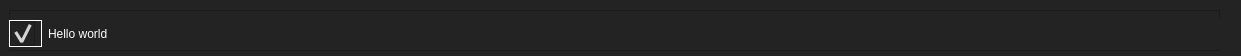
<?xml version="1.0" encoding="UTF-8"?>
<ui version="4.0">
 <class>Frame</class>
 <widget class="QFrame" name="Frame">
  <property name="geometry">
   <rect>
    <x>0</x>
    <y>0</y>
    <width>1241</width>
    <height>56</height>
   </rect>
  </property>
  <property name="windowTitle">
   <string>Frame</string>
  </property>
  <property name="styleSheet">
   <string notr="true">background-color: #232323;
color: rgb(255, 255, 255);</string>
  </property>
  <widget class="QFrame" name="item">
   <property name="geometry">
    <rect>
     <x>9</x>
     <y>10</y>
     <width>1211</width>
     <height>41</height>
    </rect>
   </property>
   <property name="frameShape">
    <enum>QFrame::Shape::StyledPanel</enum>
   </property>
   <property name="frameShadow">
    <enum>QFrame::Shadow::Raised</enum>
   </property>
   <widget class="QWidget" name="">
    <property name="geometry">
     <rect>
      <x>0</x>
      <y>8</y>
      <width>1211</width>
      <height>31</height>
     </rect>
    </property>
    <layout class="QHBoxLayout" name="horizontalLayout" stretch="0,3">
     <item>
      <widget class="QCheckBox" name="checkbox">
       <property name="styleSheet">
        <string notr="true">QCheckBox::indicator {
    width: 25px;
    height: 25px;
}
QCheckBox {
border: 1px solid white;
}
</string>
       </property>
       <property name="text">
        <string/>
       </property>
       <property name="checked">
        <bool>true</bool>
       </property>
      </widget>
     </item>
     <item alignment="Qt::AlignmentFlag::AlignLeft">
      <widget class="QLabel" name="label">
       <property name="enabled">
        <bool>true</bool>
       </property>
       <property name="minimumSize">
        <size>
         <width>0</width>
         <height>21</height>
        </size>
       </property>
       <property name="styleSheet">
        <string notr="true">font: 12pt &quot;Sans Serif&quot;;</string>
       </property>
       <property name="text">
        <string>Hello world </string>
       </property>
      </widget>
     </item>
    </layout>
   </widget>
  </widget>
 </widget>
 <resources/>
 <connections/>
</ui>
